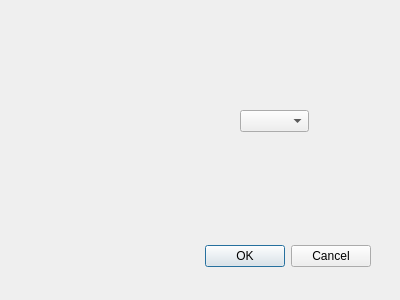
<?xml version="1.0" encoding="UTF-8"?>
<ui version="4.0">
 <class>insertDataDialog</class>
 <widget class="QDialog" name="insertDataDialog">
  <property name="geometry">
   <rect>
    <x>0</x>
    <y>0</y>
    <width>400</width>
    <height>300</height>
   </rect>
  </property>
  <property name="windowTitle">
   <string>Dialog</string>
  </property>
  <widget class="QDialogButtonBox" name="buttonBox">
   <property name="geometry">
    <rect>
     <x>30</x>
     <y>240</y>
     <width>341</width>
     <height>32</height>
    </rect>
   </property>
   <property name="orientation">
    <enum>Qt::Horizontal</enum>
   </property>
   <property name="standardButtons">
    <set>QDialogButtonBox::Cancel|QDialogButtonBox::Ok</set>
   </property>
  </widget>
  <widget class="QComboBox" name="comboBox">
   <property name="geometry">
    <rect>
     <x>240</x>
     <y>110</y>
     <width>69</width>
     <height>22</height>
    </rect>
   </property>
  </widget>
 </widget>
 <resources/>
 <connections>
  <connection>
   <sender>buttonBox</sender>
   <signal>accepted()</signal>
   <receiver>insertDataDialog</receiver>
   <slot>accept()</slot>
   <hints>
    <hint type="sourcelabel">
     <x>248</x>
     <y>254</y>
    </hint>
    <hint type="destinationlabel">
     <x>157</x>
     <y>274</y>
    </hint>
   </hints>
  </connection>
  <connection>
   <sender>buttonBox</sender>
   <signal>rejected()</signal>
   <receiver>insertDataDialog</receiver>
   <slot>reject()</slot>
   <hints>
    <hint type="sourcelabel">
     <x>316</x>
     <y>260</y>
    </hint>
    <hint type="destinationlabel">
     <x>286</x>
     <y>274</y>
    </hint>
   </hints>
  </connection>
 </connections>
</ui>
